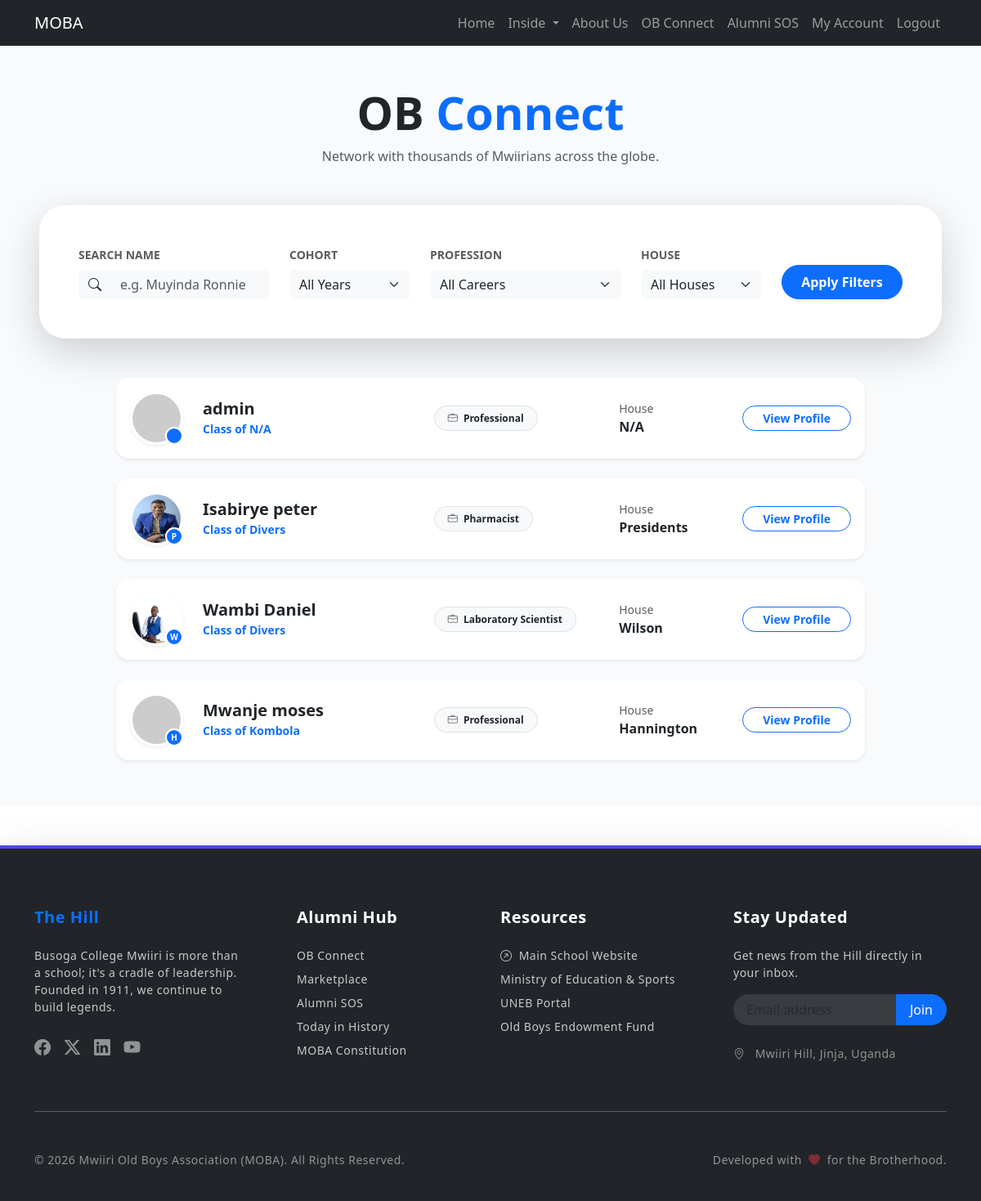
Screenshot of /connect/ob-connect/ (signed in) with the database file from the repository.
### users/models.py (models this page shows, shortened)
class User(AbstractUser):
    class Role(models.TextChoices):
        PUBLIC = "PUBLIC", "Public"
        SUBSCRIBER = "SUBSCRIBER", "Subscriber"
        ADMIN = "ADMIN", "Admin"
    base_role = Role.PUBLIC
    role = models.CharField(max_length=50, choices=Role.choices, default=base_role)
    cohort = models.ForeignKey('organisation.Cohort', on_delete=models.SET_NULL, null=True, blank=True)
    house = models.ForeignKey('organisation.House', on_delete=models.SET_NULL, null=True, blank=True)
    phone_number = models.CharField(max_length=20)
    linkedin_profile = models.URLField(blank=True)
    website = models.URLField(blank=True)
    address = models.CharField(max_length=255, blank=True)
    profession = models.ForeignKey('organisation.Profession', on_delete=models.SET_NULL, null=True, blank=True)
    whatsapp_contact = models.CharField(max_length=20, blank=True)
    biography = models.TextField(max_length=150, blank=True)
    side_hustle = models.TextField(blank=True)

class Profile(models.Model):
    user = models.OneToOneField(User, on_delete=models.CASCADE)
    bio = models.TextField(blank=True)
    profile_picture = models.ImageField(upload_to='profile_pictures/', blank=True)

### organisation/models.py (models this page shows, shortened)
class House(models.Model):
    name = models.CharField(max_length=255)

class Cohort(models.Model):
    name = models.CharField(max_length=255)

class Profession(models.Model):
    name = models.CharField(max_length=255, unique=True)

### connect/views.py (the view)
# urls.py: path('ob-connect/', views.ob_connect, name='ob_connect'),
@login_required
def ob_connect(request):
    users = User.objects.all()
    cohorts = Cohort.objects.all()
    professions = Profession.objects.all()
    houses = House.objects.all()
    name_query = request.GET.get('name')
    cohort_query = request.GET.get('cohort')
    profession_query = request.GET.get('profession')
    house_query = request.GET.get('house')
    if name_query:
        users = users.filter(first_name__icontains=name_query) | users.filter(last_name__icontains=name_query)
    if cohort_query:
        users = users.filter(cohort_id=cohort_query)
    if profession_query:
        users = users.filter(profession_id=profession_query)
    if house_query:
        users = users.filter(house_id=house_query)
    context = {
        'users': users,
        'cohorts': cohorts,
        'professions': professions,
        'houses': houses,
    }
    return render(request, 'connect/ob_connect.html', context)

### connect/templates/connect/ob_connect.html (shortened to what this page needs)
{% extends "base.html" %}
{% block content %}
<div class="container-fluid py-5 px-lg-5" style="background-color: #f8fafc; min-height: 100vh;">
    <div class="text-center mb-5">
        <h1 class="fw-bold display-4">OB <span class="text-primary">Connect</span></h1>
        <p class="text-muted mx-auto" style="max-width: 600px;">Network with thousands of Mwiirians across the globe.</p>
    </div>
    <div class="card shadow-lg border-0 rounded-5 mb-5 overflow-hidden">
        <div class="card-body p-4 p-md-5 bg-white">
            <form method="get" class="row g-4 align-items-end">
                <div class="col-md-3">
                    <label for="name" class="form-label small fw-bold text-uppercase text-muted">Search Name</label>
                    <div class="input-group">
                        <span class="input-group-text bg-light border-0"><i class="bi bi-search"></i></span>
                        <input type="text" name="name" id="name" class="form-control bg-light border-0" placeholder="e.g. Muyinda Ronnie" value="{{ request.GET.name }}">
                    </div>
                </div>
                <div class="col-md-2">
                    <label for="cohort" class="form-label small fw-bold text-uppercase text-muted">Cohort</label>
                    <select name="cohort" id="cohort" class="form-select bg-light border-0">
                        <option value="">All Years</option>
                    </select>
                </div>
                <div class="col-md-3">
                    <label for="profession" class="form-label small fw-bold text-uppercase text-muted">Profession</label>
                    <select name="profession" id="profession" class="form-select bg-light border-0">
                        <option value="">All Careers</option>
                    </select>
                </div>
                <div class="col-md-2">
                    <label for="house" class="form-label small fw-bold text-uppercase text-muted">House</label>
                    <select name="house" id="house" class="form-select bg-light border-0">
                        <option value="">All Houses</option>
                    </select>
                </div>
                <div class="col-md-2">
                    <button type="submit" class="btn btn-primary w-100 rounded-pill py-2 fw-bold shadow-sm">
                        Apply Filters
                    </button>
                </div>
            </form>
        </div>
    </div>
    <div class="row justify-content-center">
        <div class="col-xl-10">
            <div class="list-group gap-3">
                {% for user in users %}
                <div class="list-group-item border-0 shadow-sm rounded-4 alumni-list-item p-3 mb-2">
                    <div class="row align-items-center">
                        <div class="col-auto">
                            <div class="position-relative">
                                <img src="{% if user.profile.profile_picture %}{{ user.profile.profile_picture.url }}{% else %}https://ui-avatars.com/api/?name={{ user.username }}&background=4f46e5&color=fff&size=100{% endif %}"
                                     class="rounded-circle border border-3 border-white shadow-sm" width="65" height="65" alt="Avatar">
                                <div class="house-indicator-sm bg-primary" title="House: {{ user.house.name }}">{{ user.house.name|slice:":1" }}</div>
                            </div>
                        </div>
                        <div class="col">
                            <h5 class="fw-bold mb-0 text-dark">{{ user.get_full_name|default:user.username }}</h5>
                            <span class="text-primary small fw-bold">Class of {{ user.cohort.name|default:"N/A" }}</span>
                        </div>
                        <div class="col-md-3 d-none d-md-block">
                            <span class="badge bg-light text-dark rounded-pill px-3 py-2 border small">
                                <i class="bi bi-briefcase me-1 text-muted"></i> {{ user.profession.name|default:"Professional" }}
                            </span>
                        </div>
                        <div class="col-md-2 d-none d-lg-block">
                            <small class="text-muted d-block">House</small>
                            <span class="fw-bold text-dark">{{ user.house.name|default:"N/A" }}</span>
                        </div>
                        <div class="col-auto">
                            <a href="{% url 'view_ob' user.id %}" class="btn btn-outline-primary rounded-pill px-4 btn-sm fw-bold">
                                View Profile
                            </a>
                        </div>
                    </div>
                </div>
                {% endfor %}
            </div>
        </div>
    </div>
</div>
{% endblock %}

### connect/templates/connect/ob_connect.html (style rules this page uses)
.alumni-list-item { background: #ffffff; transition: all 0.2s ease-in-out; border: 1px solid transparent !important; }
.house-indicator-sm { position: absolute; bottom: 0; right: 0; width: 22px; height: 22px; border-radius: 50%; display: flex; align-items: center; justify-content: center; font-size: 10px; font-weight: bold; color: white; border: 2px solid white; }

### core/templates/footer.html (style rules this page uses)
a { transition: all 0.3s ease; }

### rows the page displays
User: get_full_name "admin", cohort.name "N/A", profession.name "Professional", house.name "N/A"
User: profile_picture (picture), house.name "P", get_full_name "Isabirye peter", cohort.name "Divers", profession.name "Pharmacist", house.name "Presidents"
User: profile_picture (picture), house.name "W", get_full_name "Wambi Daniel", cohort.name "Divers", profession.name "Laboratory Scientist", house.name "Wilson"
User: house.name "H", get_full_name "Mwanje moses", cohort.name "Kombola", profession.name "Professional", house.name "Hannington"
